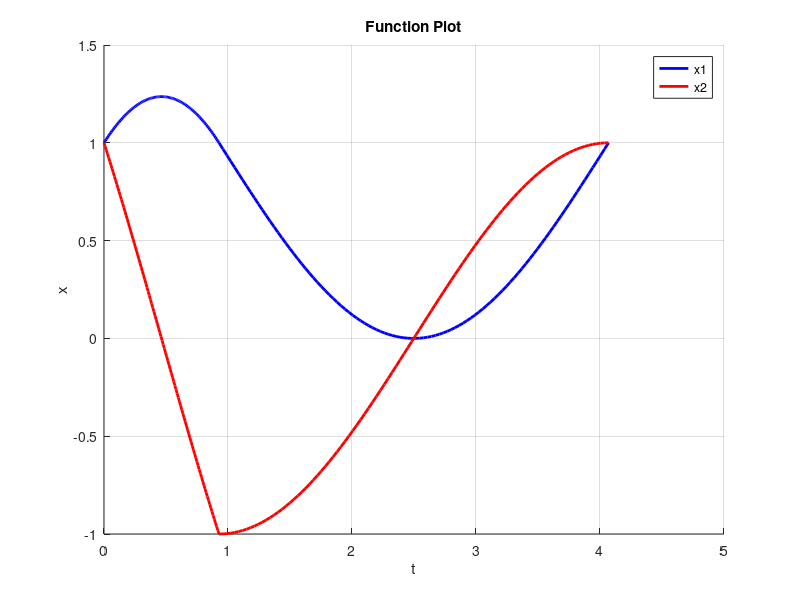
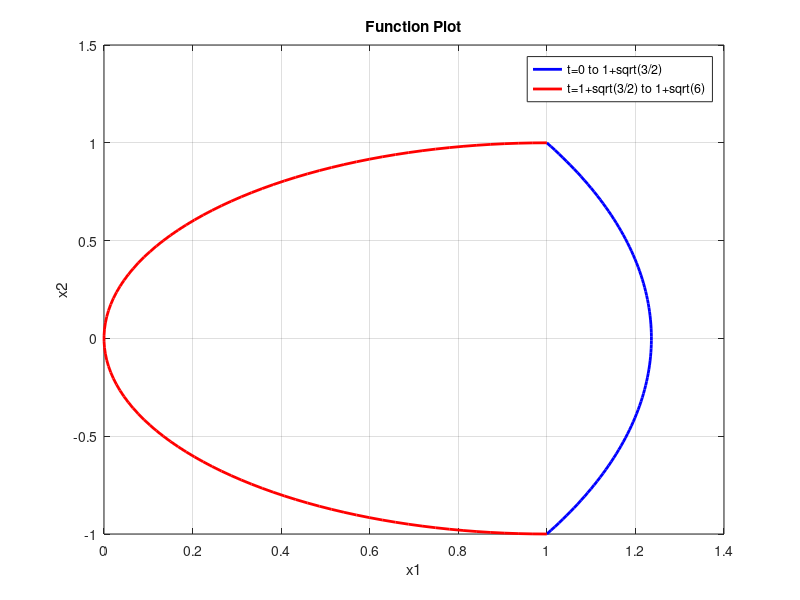

Write the MATLAB code that produced these figures, in order.
% 画图：
% t=0到1+sqrt(3/2)时，x1=-0.5t^2+t+1, x2=-t+1
% t=1+sqrt(3/2)到1+sqrt(6)时，x1=0.5t^2+t+k, x2=t-sqrt(3/2)
% 定义参数范围
t1 = linspace(0, pi -2*asin(2/sqrt(5)), 100);
t2 = linspace(pi -2*asin(2/sqrt(5)), 2*pi -2*asin(2/sqrt(5)), 100);
k = -1;

% 计算函数值
x1_t1 = sqrt(5) .* sin(t1+asin(2/sqrt(5))) - 1;
x2_t1 = sqrt(5) .* cos(t1+asin(2/sqrt(5)));

x1_t2 = sin(t2 + 2*asin(2/sqrt(5))) + 1;
x2_t2 = cos(t2 + 2*asin(2/sqrt(5)));

% 绘制函数图形
figure;
hold on;
plot(t1, x1_t1, 'b', 'LineWidth', 2);
plot(t1, x2_t1, 'r', 'LineWidth', 2);
plot(t2, x1_t2, 'b', 'LineWidth', 2);
plot(t2, x2_t2, 'r', 'LineWidth', 2);
hold off;

xlabel('t');
ylabel('x');
legend('x1', 'x2');
grid on;
title('Function Plot');

% 绘制 x1 和 x2 的图形
figure;
plot(x1_t1, x2_t1, 'b', 'LineWidth', 2);
hold on;
plot(x1_t2, x2_t2, 'r', 'LineWidth', 2);
hold off;

xlabel('x1');
ylabel('x2');
legend('t=0 to 1+sqrt(3/2)', 't=1+sqrt(3/2) to 1+sqrt(6)');
grid on;
title('Function Plot');